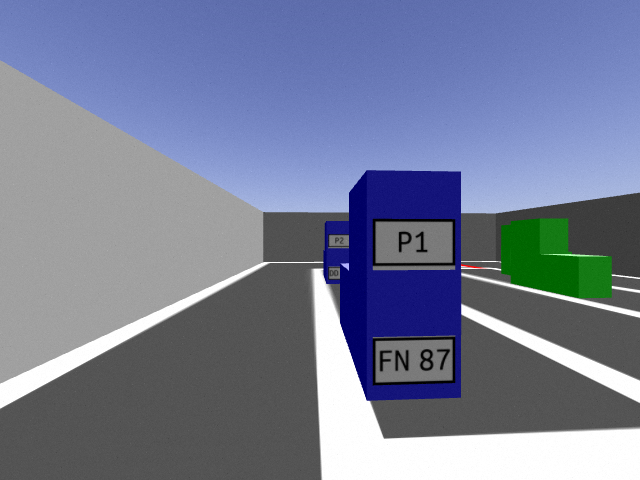
#> input picture Preprocessing/IsolatingPlates/plate_images/image0.png, 640 x 480 px; its folder holds 4 pictures in this run
$ python test_plate_isolator_colour.py   (older library calls are emulated)
#> lines starting #> are read from the running program, lines starting #| are printed output that depends on the picture; after the words box and inside, x2 and y2 are one past the last pixel; in counts of white or black regions, pixels touching at a corner belong together
### Preprocessing/IsolatingPlates/plate_isolator_colour.py
#!/usr/bin/env python3

import cv2
import numpy as np
from scipy.spatial import distance as dist


def _contour_length_tuple(c):
    return cv2.arcLength(c[0], True)


class PlateIsolatorColour:
    """
    The goal of this module is to pick out parking
    1. will pull out cars by colour

    Input: a clean image of the plates
           Random, likely terrible images picked up from Anki camera

    Resources:
    https://www.pyimagesearch.com/2014/08/04/opencv-python-color-detection/
    """

    def __init__(self, colour_bounds=None, testing=False):
        """
        Sets up our sift recognition based off of our pattern
        """
        # in order HSB, green, blue, yellow
        if colour_bounds is None:
            self.colour_bounds = [
                ([50, 0, 0], [80, 255, 255]),
                ([100, 130, 50], [120, 255, 170]),
                ([30, 0, 0], [40, 255, 255])
            ]
        else:
            self.colour_bounds = colour_bounds

        self.testing = testing

    def extract_plates(self, img, duration=1000):
        """
        Returns plates in order: parking, license, or None if no plates found
        """
        hsb = cv2.cvtColor(img, cv2.COLOR_BGR2HSV)
        car_mask, car_colour = self.get_car_mask(hsb)
        if car_mask is None:
            print("no car found")
            if self.testing:
                cv2.imshow("image", img)
                cv2.waitKey(duration)
            return None, None

        parking_corners, license_corners = self.get_plate_corners(hsb, car_mask, car_colour)
        if (parking_corners is None or license_corners is None):
            if self.testing:
                cv2.imshow("image", img)
                cv2.imshow("mask", car_mask)
                cv2.waitKey(duration)
            print("no was plate found")
            return None, None
        parking = self.cropped_image(img, parking_corners)
        license = self.cropped_image(img, license_corners)
        if self.testing:
            cv2.imshow("image", img)
            cv2.imshow("parking", parking)
            cv2.imshow("license", license)
            cv2.waitKey(duration)
            # print("success")

        return parking, license

    def get_car_mask(self, img, duration=1000):
        bound_num = 0

        mask = [None, None, None]

        # mask by each possible car colour
        for (lower, upper) in self.colour_bounds:
            # create numpy arrays from colour boundaries
            lower = np.array(lower, dtype="uint8")
            upper = np.array(upper, dtype="uint8")

            # find colours in the range, apply mask
            if self.testing:
                if (bound_num == 0):
                    title = "green"
                elif (bound_num == 1):
                    title = "blue"
                else:
                    title = "yellow"

            mask[bound_num] = cv2.inRange(img, lower, upper)

            # [4 lines of commented-out code are left out]

            bound_num += 1
        # Get the mask that had the largest contour (largest car), and
        # the contour of said car
        used_mask, car_contour = self.car_contour(mask)

        if car_contour is None:
            return None, None
        car_mask = np.zeros((img.shape[0], img.shape[1]), np.uint8)
        cv2.drawContours(car_mask, [car_contour], -1, (255), -1)
        # if self.testing:
        #     cv2.imshow("image", img)
        #     cv2.imshow("car mask", car_mask)
        return car_mask, used_mask

    def get_plate_corners(self, img, mask, colour):
        """
        Returns 4 corners of the plates (with perspective still) as an np array
        Parking plate first, then license plate
        @param img - img in which we search for plate
        @param mask - the mask of the car
        @param colour - the colour of the car (that will also be part of
                        contour and thus should be filtered)

        Reference: https://stackoverflow.com/questions/44127342/detect-card-minarea-quadrilateral-from-contour-opencv
        """
        # 1. Get mask of ONLY the plates
        (lower, upper) = self.colour_bounds[colour]
        # create numpy arrays from colour boundaries
        lower = np.array(lower, dtype="uint8")
        upper = np.array(upper, dtype="uint8")
        colour_mask = cv2.inRange(img, lower, upper)
        colour_mask = cv2.bitwise_not(colour_mask)
        plate_mask = cv2.bitwise_and(colour_mask, colour_mask, mask=mask)

        # 2. Use mask to get contours
        plate_mask = cv2.GaussianBlur(plate_mask, (5, 5), 1)  # regularise
        _, contours, _ = cv2.findContours(plate_mask, cv2.RETR_TREE,
                                          cv2.CHAIN_APPROX_SIMPLE)

        # 3. Discard contours with too small area
        MIN_AREA = int(0.75 * plate_mask.shape[0] / 10
                       * plate_mask.shape[1] / 10)  # experimentally determined
        good_contours = [c for c in contours if cv2.contourArea(c) > MIN_AREA]
        if (len(good_contours) != 2):
            return None, None

        # 4. pick out parking and license plates
        parking_contour = good_contours[0] \
            if good_contours[0][0, 0, 1] < good_contours[1][0, 0, 1] \
            else good_contours[1]
        license_contour = good_contours[1] \
            if good_contours[0][0, 0, 1] < good_contours[1][0, 0, 1] \
            else good_contours[0]

        # 4. Make a quadrilateral around the plate
        precision = cv2.arcLength(parking_contour, True) // 8
        parking_poly = cv2.approxPolyDP(parking_contour, precision, True)
        license_poly = cv2.approxPolyDP(license_contour, precision, True)

        # only works with quadrilaterals! Otherwise error happened
        if (len(parking_poly) != 4 or len(license_poly) != 4):
            print("length not 4!")
            return None, None

        # [11 lines of commented-out code are left out]

        return parking_poly[:, 0, :], license_poly[:, 0, :]

    def car_contour(self, mask):
        _, contours0, _ = cv2.findContours(mask[0], cv2.RETR_TREE,
                                           cv2.CHAIN_APPROX_SIMPLE)
        _, contours1, _ = cv2.findContours(mask[1], cv2.RETR_TREE,
                                           cv2.CHAIN_APPROX_SIMPLE)
        _, contours2, _ = cv2.findContours(mask[2], cv2.RETR_TREE,
                                           cv2.CHAIN_APPROX_SIMPLE)
        """
        guestimate area: experimentally determined
        """
        MIN_AREA = (int)(0.75 * mask[0].shape[1] / 6 * mask[0].shape[0] / 4)

        cont_0 = [(c, 0) for c in contours0 if cv2.contourArea(c) > MIN_AREA]
        cont_1 = [(c, 1) for c in contours1 if cv2.contourArea(c) > MIN_AREA]
        cont_2 = [(c, 2) for c in contours2 if cv2.contourArea(c) > MIN_AREA]

        good_contours = [c for c in (cont_0 + cont_1 + cont_2)
                         if (cv2.contourArea(c[0]) > MIN_AREA)]

        list.sort(good_contours, key=_contour_length_tuple)
        if (len(good_contours) == 0):
            return None, None

        car_contour = good_contours[0][0]
        car_colour = good_contours[0][1]

        if (len(good_contours) > 1 and self._contour_on_edge(car_contour,
                                                             mask[0])):
            car_contour = good_contours[1][0]
            car_colour = good_contours[1][1]

        return car_colour, car_contour

    def cropped_image(self, img, corners):
        ordered_corners = self._order_corners(corners)
        return self._four_point_transform(img, ordered_corners)

    def _four_point_transform(self, img, ordered_corners):
        # obtain a consistent order of the points and unpack them
        # individually
        (tl, tr, br, bl) = ordered_corners
        # compute the width of the new image, which will be the
        # maximum distance between bottom-right and bottom-left
        # x-coordiates or the top-right and top-left x-coordinates
        widthA = np.sqrt(((br[0] - bl[0]) ** 2) + ((br[1] - bl[1]) ** 2))
        widthB = np.sqrt(((tr[0] - tl[0]) ** 2) + ((tr[1] - tl[1]) ** 2))
        maxWidth = max(int(widthA), int(widthB))
        # compute the height of the new image, which will be the
        # maximum distance between the top-right and bottom-right
        # y-coordinates or the top-left and bottom-left y-coordinates
        heightA = np.sqrt(((tr[0] - br[0]) ** 2) + ((tr[1] - br[1]) ** 2))
        heightB = np.sqrt(((tl[0] - bl[0]) ** 2) + ((tl[1] - bl[1]) ** 2))
        maxHeight = max(int(heightA), int(heightB))
        # now that we have the dimensions of the new image, construct
        # the set of destination points to obtain a "birds eye view",
        # (i.e. top-down view) of the image, again specifying points
        # in the top-left, top-right, bottom-right, and bottom-left
        # order
        dst = np.array([
            [0, 0],
            [maxWidth - 1, 0],
            [maxWidth - 1, maxHeight - 1],
            [0, maxHeight - 1]], dtype="float32")
        # compute the perspective transform matrix and then apply it
        M = cv2.getPerspectiveTransform(ordered_corners, dst)
        warped = cv2.warpPerspective(img, M, (maxWidth, maxHeight))
        # return the warped image
        return warped

    def _order_corners(self, corners):
        """
        Helper function to generate our 4 points for perspective transform
        Important: points are generated in a consistent order! I'll do:
        1. top-left
        2. top-right
        3. bottom-right
        4. bottom-left

        From this blog post:
        https://www.pyimagesearch.com/2016/03/21/ordering-coordinates-clockwise-with-python-and-opencv/
        """

        # sort points by X
        xSorted = corners[np.argsort(corners[:, 0]), :]

        leftMost = xSorted[:2, :]
        rightMost = xSorted[2:, :]

        # grab top left and bottom left
        leftMost = leftMost[np.argsort(leftMost[:, 1]), :]
        (tl, bl) = leftMost
        D = dist.cdist(tl[np.newaxis], rightMost, "euclidean")[0]
        (br, tr) = rightMost[np.argsort(D)[::-1], :]

        return np.array([tl, tr, br, bl], dtype="float32")

    # [4 lines left out: function _contour_on_edge, not called in this run]

### Preprocessing/IsolatingPlates/test_plate_isolator_colour.py
#!/usr/bin/env python3

import cv2
from plate_isolator_colour import PlateIsolatorColour

def scale_image(img):
    MAX_IMG_WIDTH = 400

    width = img.shape[1]
    height = img.shape[0]
    if (width > MAX_IMG_WIDTH):
        scale_factor = MAX_IMG_WIDTH / width
        dim = (MAX_IMG_WIDTH, int(height * scale_factor))
        return cv2.resize(img, dim)

    return img


def test_image(img_path, isolator):
    detect_image = cv2.imread(img_path)
    detect_image = scale_image(detect_image)
    isolator.extract_plates(detect_image)


def main():
    isolator = PlateIsolatorColour(testing=True)
    for i in range(0, 48):
        test_image('plate_images/image{}.png'.format(str(i)), isolator)
#> in test_image, detect_image is the input picture: shape (480, 640, 3); mean B, G, R 151.4, 126.4, 118.5
#> in extract_plates, `hsb = cv2.cvtColor(img, cv2.COLOR_BGR2HSV)`: hsb: shape (300, 400, 3); mean H, S, V 49.6, 54.1, 153.4
#> after the loop in get_car_mask, `for (lower, upper) in self.colour_bounds:`: bound_num = 3; mask = 3 items
#> in car_contour, `_, contours0, _ = cv2.findContours(mask[0], cv2.RETR_TREE, cv2.CHAIN_A..`: contours0 = 1 contour; box (x1, y1, x2, y2) and area: (313, 136, 383, 187) 2520
#> in car_contour, `_, contours1, _ = cv2.findContours(mask[1], cv2.RETR_TREE, cv2.CHAIN_A..`: contours1 = 6 contours, 1 with area under 20; largest, box (x1, y1, x2, y2) and area: (202, 106, 288, 250) 10294, (232, 136, 286, 170) 1716, (232, 209, 285, 242) 1606, (204, 146, 219, 156) 124, (204, 165, 214, 176) 81
#> in car_contour, `_, contours2, _ = cv2.findContours(mask[2], cv2.RETR_TREE, cv2.CHAIN_A..`: contours2 = []
#> in car_contour, `cont_1 = [(c, 1) for c in contours1 if cv2.contourArea(c) > MIN_AREA]`: cont_1 = 1 item
#> in car_contour, `cont_2 = [(c, 2) for c in contours2 if cv2.contourArea(c) > MIN_AREA]`: cont_2 = []
#> in car_contour, `good_contours = [c for c in (cont_0 + cont_1 + cont_2) if (cv2.contour..`: good_contours = 1 item
#> in car_contour, `car_contour = good_contours[0][0]`: car_contour = contour of 64 points, box (x1, y1, x2, y2) (202, 106, 288, 250), area 10294
#> in car_contour, `car_colour = good_contours[0][1]`: car_colour = 1
#> in get_car_mask, `cv2.drawContours(car_mask, [car_contour], -1, (255), -1)`:
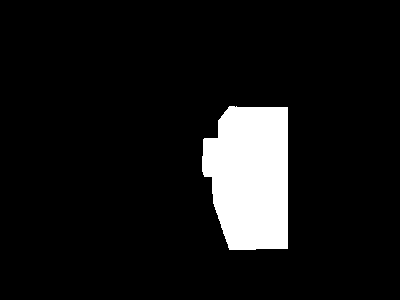
#> car_mask: shape (300, 400); 8.8% white; 1 white region, box (x1, y1, x2, y2) and area: (202, 106, 288, 250) 10505
#> in get_plate_corners, `(lower, upper) = self.colour_bounds[colour]`: lower = [100, 130, 50]; upper = [120, 255, 170]
#> in get_plate_corners, `colour_mask = cv2.inRange(img, lower, upper)`:
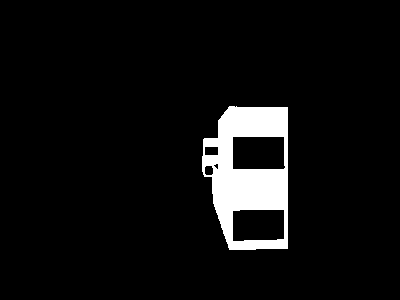
#> colour_mask: shape (300, 400); 6% white; 1 white region, box (x1, y1, x2, y2) and area: (202, 106, 288, 250) 7161
#> in get_plate_corners, `plate_mask = cv2.bitwise_and(colour_mask, colour_mask, mask=mask)`:
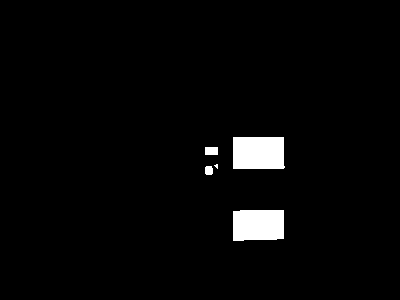
#> plate_mask: shape (300, 400); 2.8% white; 5 white regions (1 under 20 px)
#> in get_plate_corners, `_, contours, _ = cv2.findContours(plate_mask, cv2.RETR_TREE, cv2.CHAIN..`: contours = 4 contours; box (x1, y1, x2, y2) and area: (231, 135, 287, 171) 1896, (231, 208, 286, 243) 1784, (203, 145, 220, 157) 176, (203, 162, 220, 177) 174
#> in get_plate_corners, `good_contours = [c for c in contours if cv2.contourArea(c) > MIN_AREA]`: good_contours = 2 contours; box (x1, y1, x2, y2) and area: (231, 135, 287, 171) 1896, (231, 208, 286, 243) 1784
#> in get_plate_corners, `parking_contour = good_contours[0] \ if good_contours[0][0, 0, 1] < go..`: parking_contour = [[231, 135], [231, 170], [285, 170], [286, 169], [286, 164], [285, 163], [285, 135]]
#> in get_plate_corners, `license_contour = good_contours[1] \ if good_contours[0][0, 0, 1] < go..`: license_contour = contour of 10 points, box (x1, y1, x2, y2) (231, 208, 286, 243), area 1784
#> in get_plate_corners, `precision = cv2.arcLength(parking_contour, True) // 8`: precision = 22
#> in get_plate_corners, `parking_poly = cv2.approxPolyDP(parking_contour, precision, True)`: parking_poly = [[231, 135], [231, 170], [286, 169], [285, 135]]
#> in get_plate_corners, `license_poly = cv2.approxPolyDP(license_contour, precision, True)`: license_poly = [[231, 209], [231, 242], [285, 240], [285, 208]]
#> in extract_plates, `parking_corners, license_corners = self.get_plate_corners(hsb, car_mas..`: parking_corners = [[231, 135], [231, 170], [286, 169], [285, 135]]; license_corners = [[231, 209], [231, 242], [285, 240], [285, 208]]
#> in _order_corners, `xSorted = corners[np.argsort(corners[:, 0]), :]`: xSorted = [[231, 135], [231, 170], [285, 135], [286, 169]]
#> in _order_corners, `leftMost = xSorted[:2, :]`: leftMost = [[231, 135], [231, 170]]
#> in _order_corners, `rightMost = xSorted[2:, :]`: rightMost = [[285, 135], [286, 169]]
#> in _order_corners, `(tl, bl) = leftMost`: tl = [231, 135]; bl = [231, 170]
#> in _order_corners, `D = dist.cdist(tl[np.newaxis], rightMost, "euclidean")[0]`: D = [54, 64.66]
#> in _order_corners, `(br, tr) = rightMost[np.argsort(D)[::-1], :]`: br = [286, 169]; tr = [285, 135]
#> in cropped_image, `ordered_corners = self._order_corners(corners)`: ordered_corners = [[231, 135], [285, 135], [286, 169], [231, 170]]
#> in _four_point_transform, `(tl, tr, br, bl) = ordered_corners`: tl = [231, 135]; tr = [285, 135]; br = [286, 169]; bl = [231, 170]
#> in _four_point_transform, `widthA = np.sqrt(((br[0] - bl[0]) ** 2) + ((br[1] - bl[1]) ** 2))`: widthA = 55.01
#> in _four_point_transform, `widthB = np.sqrt(((tr[0] - tl[0]) ** 2) + ((tr[1] - tl[1]) ** 2))`: widthB = 54
#> in _four_point_transform, `maxWidth = max(int(widthA), int(widthB))`: maxWidth = 55
#> in _four_point_transform, `heightA = np.sqrt(((tr[0] - br[0]) ** 2) + ((tr[1] - br[1]) ** 2))`: heightA = 34.01
#> in _four_point_transform, `heightB = np.sqrt(((tl[0] - bl[0]) ** 2) + ((tl[1] - bl[1]) ** 2))`: heightB = 35
#> in _four_point_transform, `dst = np.array([ [0, 0], [maxWidth - 1, 0], [maxWidth - 1, maxHeight -..`: dst = [[0, 0], [54, 0], [54, 34], [0, 34]]
#> in _four_point_transform, `M = cv2.getPerspectiveTransform(ordered_corners, dst)`: M = [[0.929, -2.65e-17, -214.5], [1.71e-16, 0.946, -127.7], [-0.000496, 0.00052, 1]]
#> in _four_point_transform, `warped = cv2.warpPerspective(img, M, (maxWidth, maxHeight))`:
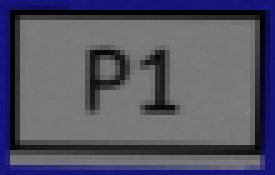
#> warped: shape (35, 55, 3) (shown 5 times larger); mean B, G, R 100.7, 84, 84
#> in _four_point_transform (call 2), `(tl, tr, br, bl) = ordered_corners`: tl = [231, 209]; tr = [285, 208]; br = [285, 240]; bl = [231, 242]
#> in _four_point_transform (call 2), `widthA = np.sqrt(((br[0] - bl[0]) ** 2) + ((br[1] - bl[1]) ** 2))`: widthA = 54.04
#> in _four_point_transform (call 2), `widthB = np.sqrt(((tr[0] - tl[0]) ** 2) + ((tr[1] - tl[1]) ** 2))`: widthB = 54.01
#> in _four_point_transform (call 2), `maxWidth = max(int(widthA), int(widthB))`: maxWidth = 54
#> in _four_point_transform (call 2), `heightA = np.sqrt(((tr[0] - br[0]) ** 2) + ((tr[1] - br[1]) ** 2))`: heightA = 32
#> in _four_point_transform (call 2), `heightB = np.sqrt(((tl[0] - bl[0]) ** 2) + ((tl[1] - bl[1]) ** 2))`: heightB = 33
#> in _four_point_transform (call 2), `dst = np.array([ [0, 0], [maxWidth - 1, 0], [maxWidth - 1, maxHeight -..`: dst = [[0, 0], [53, 0], [53, 32], [0, 32]]
#> in _four_point_transform (call 2), `M = cv2.getPerspectiveTransform(ordered_corners, dst)`: M = [[0.843, -5.57e-17, -194.6], [0.0159, 0.858, -183.1], [-0.000497, -1.83e-18, 1]]
#> in _four_point_transform (call 2), `warped = cv2.warpPerspective(img, M, (maxWidth, maxHeight))`:
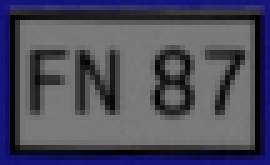
#> warped: shape (33, 54, 3) (shown 5 times larger); mean B, G, R 92.4, 75.9, 75.9
#> pass 2 of the loop in main, `for i in range(0, 48):`:
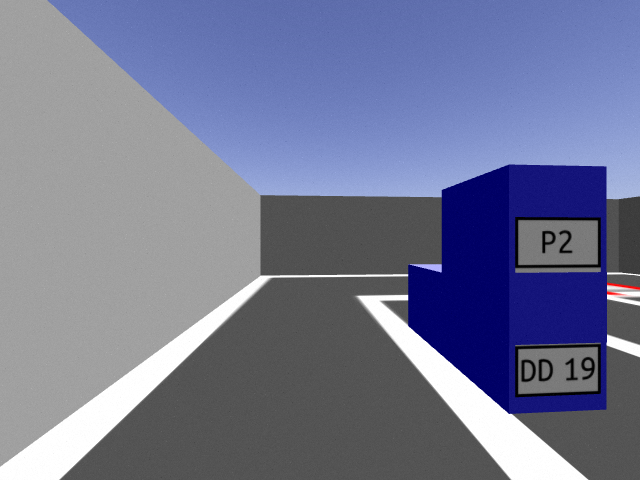
#> input picture Preprocessing/IsolatingPlates/plate_images/image1.png, 640 x 480 px
#> in test_image, detect_image is the input picture: shape (480, 640, 3); mean B, G, R 147.9, 119.9, 115.1
#> hsb: shape (300, 400, 3); mean H, S, V 46.5, 54.4, 147.9
#> after the loop in get_car_mask (call 2), `for (lower, upper) in self.colour_bounds:`: bound_num = 3
#> contours1 = 3 contours; box (x1, y1, x2, y2) and area: (255, 103, 379, 259) 15504, (321, 135, 377, 172) 1907, (321, 213, 376, 249) 1797
#> in get_car_mask (call 2), `used_mask, car_contour = self.car_contour(mask)`: car_contour = contour of 74 points, box (x1, y1, x2, y2) (255, 103, 379, 259), area 15504
#> in get_car_mask (call 2), `cv2.drawContours(car_mask, [car_contour], -1, (255), -1)`:
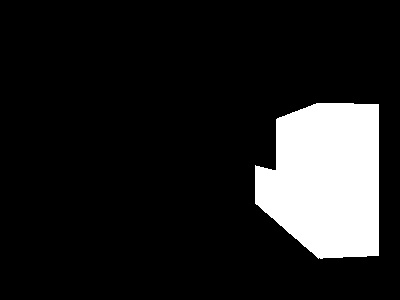
#> car_mask: shape (300, 400); 13.1% white; 1 white region, box (x1, y1, x2, y2) and area: (255, 103, 379, 259) 15748
#> contours = 2 contours; box (x1, y1, x2, y2) and area: (320, 134, 378, 173) 2097, (320, 212, 377, 250) 1985
#> in get_plate_corners (call 2), `good_contours = [c for c in contours if cv2.contourArea(c) > MIN_AREA]`: good_contours has the same summary as contours
#> warped: shape (38, 57, 3)
#> in _four_point_transform (call 4), `(tl, tr, br, bl) = ordered_corners`: tl = [320, 214]; tr = [376, 212]; br = [376, 247]; bl = [320, 249]
#> widthA = 56.04
#> maxWidth = 56
#> heightA = 35
#> dst = [[0, 0], [55, 0], [55, 34], [0, 34]]
#> M = [[0.982, 1.61e-18, -314.3], [0.0347, 0.971, -219], [3.8e-18, 1.85e-18, 1]]
#> in _four_point_transform (call 4), `warped = cv2.warpPerspective(img, M, (maxWidth, maxHeight))`:
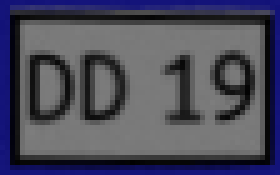
#> warped: shape (35, 56, 3) (shown 5 times larger); mean B, G, R 91.7, 75.3, 75.3

    # [13 lines of commented-out code are left out]

    print("end of main")


if __name__ == "__main__":
#> (the run stopped early here; a loop or call above may not have finished)
